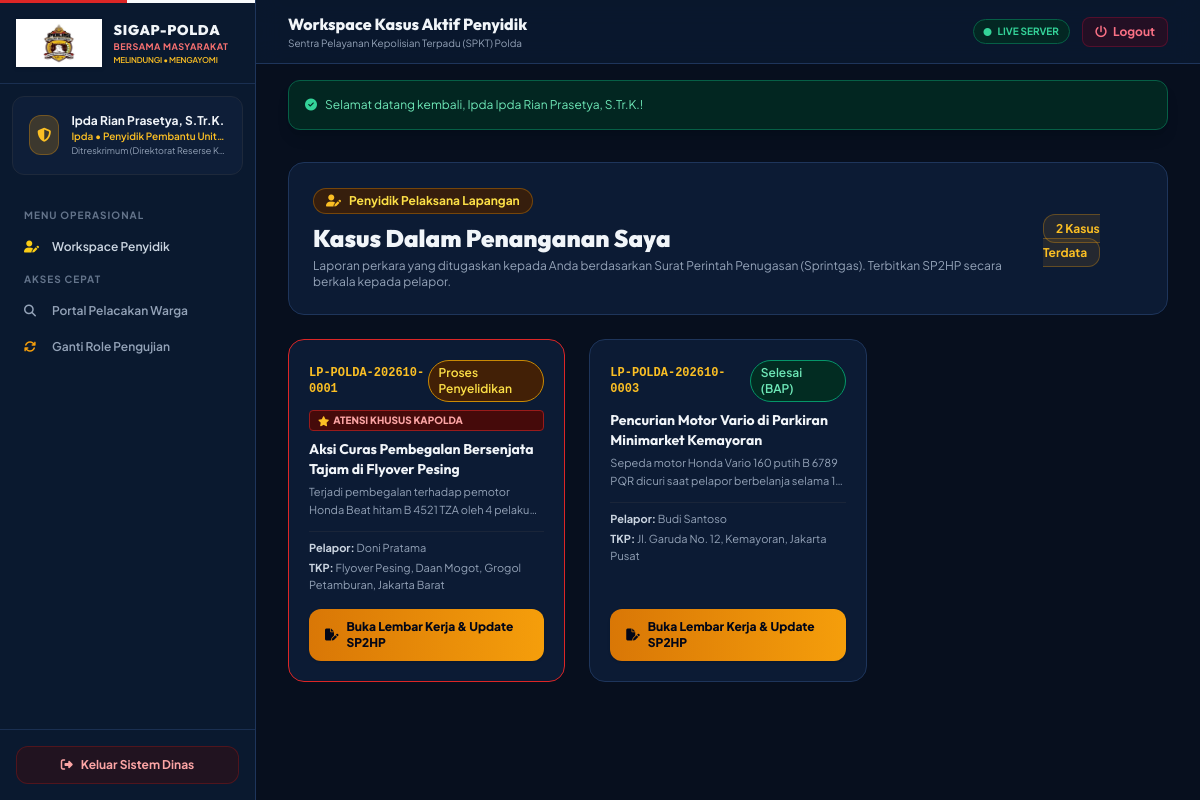
The page /public/investigator (signed in) on the database its author committed.
### tables this page shows
CREATE TABLE IF NOT EXISTS `users` (
    `id` INT AUTO_INCREMENT PRIMARY KEY,
    `nrp` VARCHAR(50) NULL UNIQUE COMMENT 'Nomor Registrasi Pokok Anggota Polri (kosong jika warga)',
    `nik` VARCHAR(16) NULL UNIQUE COMMENT 'NIK KTP Pelapor (kosong jika personil dinas)',
    `name` VARCHAR(150) NOT NULL,
    `email` VARCHAR(100) NULL,
    `phone` VARCHAR(25) NOT NULL,
    `password_hash` VARCHAR(255) NOT NULL,
    `role` ENUM(
        'ROLE_CITIZEN',
        'ROLE_SPKT_OPERATOR',
        'ROLE_CYBER_HUMAS',
        'ROLE_SATKER_HEAD',
        'ROLE_SATKER_ADMIN',
        'ROLE_INVESTIGATOR',
        'ROLE_INTERNAL_AFFAIRS',
        'ROLE_EXECUTIVE',
        'ROLE_SUPERADMIN'
    ) NOT NULL DEFAULT 'ROLE_CITIZEN',
    `satker_id` INT NULL,
    `rank` VARCHAR(50) NULL COMMENT 'Pangkat Personil: Bripka, Iptu, Kombes, Irjen, dll',
    `position` VARCHAR(100) NULL COMMENT 'Jabatan struktural',
    `avatar_url` VARCHAR(255) NULL,
    `is_active` TINYINT(1) NOT NULL DEFAULT 1,
    `created_at` TIMESTAMP DEFAULT CURRENT_TIMESTAMP,
    `updated_at` TIMESTAMP DEFAULT CURRENT_TIMESTAMP ON UPDATE CURRENT_TIMESTAMP,
    CONSTRAINT `fk_users_satker` FOREIGN KEY (`satker_id`) REFERENCES `satkers`(`id`) ON DELETE SET NULL,
    INDEX `idx_users_role` (`role`),
    INDEX `idx_users_nik` (`nik`),
    INDEX `idx_users_phone` (`phone`)
);

CREATE TABLE IF NOT EXISTS `satkers` (
    `id` INT AUTO_INCREMENT PRIMARY KEY,
    `parent_id` INT NULL,
    `type` ENUM('POLDA', 'DIREKTORAT', 'POLRES', 'POLSEK') NOT NULL DEFAULT 'POLRES',
    `code` VARCHAR(50) NOT NULL UNIQUE,
    `name` VARCHAR(150) NOT NULL,
    `address` TEXT NULL,
    `phone` VARCHAR(30) NULL,
    `latitude` DECIMAL(10, 8) NULL,
    `longitude` DECIMAL(11, 8) NULL,
    `created_at` TIMESTAMP DEFAULT CURRENT_TIMESTAMP,
    CONSTRAINT `fk_satkers_parent` FOREIGN KEY (`parent_id`) REFERENCES `satkers`(`id`) ON DELETE SET NULL
);

CREATE TABLE IF NOT EXISTS `reports` (
    `id` INT AUTO_INCREMENT PRIMARY KEY,
    `ticket_number` VARCHAR(50) NOT NULL UNIQUE COMMENT 'Format: LP-POLDA-YYYYMM-XXXX',
    `security_pin` VARCHAR(6) NOT NULL COMMENT 'PIN 6-digit untuk pelacakan tiket publik',
    `source_channel` ENUM(
        'WEB_PORTAL',
        'WHATSAPP_BOT',
        'TWITTER_X',
        'INSTAGRAM',
        'FACEBOOK',
        'TIKTOK',
        'CALL_CENTER_110'
    ) NOT NULL DEFAULT 'WEB_PORTAL',
    `social_feed_id` INT NULL,
    `social_post_url` VARCHAR(255) NULL,
    `reporter_id` INT NULL,
    `is_anonymous` TINYINT(1) NOT NULL DEFAULT 0 COMMENT '1: Rahasiakan identitas dari publik/terlapor',
    `reporter_name_raw` VARCHAR(150) NOT NULL,
    `reporter_nik_raw` VARCHAR(16) NULL,
    `reporter_phone` VARCHAR(25) NOT NULL,
    `category_id` INT NOT NULL,
    `title` VARCHAR(200) NOT NULL,
    `description` TEXT NOT NULL,
    `incident_date` DATE NOT NULL,
    `incident_time` TIME NULL,
    `incident_location` TEXT NOT NULL,
    `latitude` DECIMAL(10, 8) NULL,
    `longitude` DECIMAL(11, 8) NULL,
    `current_satker_id` INT NULL,
    `assigned_investigator_id` INT NULL,
    `status` ENUM(
        'DRAFT',
        'SUBMITTED',
        'VERIFIED_SPKT',
        'DISPATCHED',
        'ASSIGNED',
        'INVESTIGATING',
        'CLOSED',
        'REJECTED'
    ) NOT NULL DEFAULT 'SUBMITTED',
    `urgency_level` ENUM('NORMAL', 'HIGH', 'EMERGENCY') NOT NULL DEFAULT 'NORMAL',
    `is_kapolda_attention` TINYINT(1) NOT NULL DEFAULT 0,
    `kapolda_attention_at` DATETIME NULL,
    `rejection_reason` TEXT NULL,
    `sla_deadline` DATETIME NULL,
    `closed_at` DATETIME NULL,
    `created_at` TIMESTAMP DEFAULT CURRENT_TIMESTAMP,
    `updated_at` TIMESTAMP DEFAULT CURRENT_TIMESTAMP ON UPDATE CURRENT_TIMESTAMP,
    CONSTRAINT `fk_reports_reporter` FOREIGN KEY (`reporter_id`) REFERENCES `users`(`id`) ON DELETE SET NULL,
    CONSTRAINT `fk_reports_category` FOREIGN KEY (`category_id`) REFERENCES `report_categories`(`id`),
    CONSTRAINT `fk_reports_satker` FOREIGN KEY (`current_satker_id`) REFERENCES `satkers`(`id`) ON DELETE SET NULL,
    CONSTRAINT `fk_reports_investigator` FOREIGN KEY (`assigned_investigator_id`) REFERENCES `users`(`id`) ON DELETE SET NULL,
    CONSTRAINT `fk_reports_social` FOREIGN KEY (`social_feed_id`) REFERENCES `social_feeds`(`id`) ON DELETE SET NULL,
    INDEX `idx_reports_ticket` (`ticket_number`),
    INDEX `idx_reports_status` (`status`),
    INDEX `idx_reports_kapolda` (`is_kapolda_attention`),
    INDEX `idx_reports_created` (`created_at`)
);

### app/views/backoffice/investigator_list.php (the view, shortened to what the rows shown need)
<div class="space-y-6">
  <div class="flex flex-col sm:flex-row sm:items-center justify-between gap-4 polri-glass-card p-6 rounded-2xl border border-[#1E355B]">
    <div>
      <h2 class="text-xl sm:text-2xl font-black text-slate-100 font-heading">
        Kasus Dalam Penanganan Saya
      </h2>
    </div>
  </div>
  <div class="grid md:grid-cols-2 lg:grid-cols-3 gap-6">
    <?php if (empty($reports)): ?>
      <div class="col-span-full text-center py-12 polri-glass-card rounded-2xl text-slate-500 text-xs">
        <i class="fas fa-folder-open text-3xl mb-2 text-slate-600 block"></i>
        Saat ini tidak ada laporan perkara yang sedang Anda tangani.
      </div>
    <?php else: ?>
      <?php foreach ($reports as $r): ?>
        <div class="polri-glass-card rounded-2xl p-5 border <?= $r['is_kapolda_attention'] ? 'border-red-600 animate-kapolda-pulse' : 'border-[#1E355B]' ?> flex flex-col justify-between">
          <div>
            <div class="flex items-center justify-between mb-2">
              <span class="font-mono font-bold text-amber-400 text-xs"><?= htmlspecialchars($r['ticket_number']) ?></span>
              <?= \App\Config\Constants::getStatusBadge($r['status']) ?>
            </div>
            <?php if ($r['is_kapolda_attention']): ?>
              <div class="mb-2 px-2 py-0.5 rounded bg-red-950 text-red-300 border border-red-800 text-[10px] font-black flex items-center gap-1">
                <i class="fas fa-star text-amber-400"></i> ATENSI KHUSUS KAPOLDA
              </div>
            <?php endif; ?>
            <h3 class="text-sm font-bold text-slate-100 mb-1 line-clamp-2"><?= htmlspecialchars($r['title']) ?></h3>
            <p class="text-[11px] text-slate-400 line-clamp-2 mb-3 leading-relaxed"><?= htmlspecialchars($r['description']) ?></p>
            <div class="text-[11px] text-slate-400 space-y-1 border-t border-slate-800/80 pt-2 mb-4">
              <div><b class="text-slate-300">Pelapor:</b> <?= htmlspecialchars($r['is_anonymous'] ? 'Whistleblower (Disamarkan)' : $r['reporter_name_raw']) ?></div>
              <div><b class="text-slate-300">TKP:</b> <?= htmlspecialchars($r['incident_location']) ?></div>
            </div>
          </div>
          <div>
            <a href="<?= $baseUrl ?>/investigator/detail/<?= $r['id'] ?>"
               class="w-full py-2.5 px-4 bg-gradient-to-r from-amber-600 to-amber-500 hover:from-amber-500 hover:to-amber-400 text-slate-950 font-black rounded-xl text-xs transition-all shadow flex items-center justify-center gap-2">
              <i class="fas fa-file-pen"></i>
              <span>Buka Lembar Kerja & Update SP2HP</span>
            </a>
          </div>
        </div>
      <?php endforeach; ?>
    <?php endif; ?>
  </div>
</div>

### app/config/Constants.php (shortened to what the rows shown need)
<?php
class Constants
{
    public static function getStatusBadge(string $status): string
    {
        return match ($status) {
            self::STATUS_DRAFT => '<span class="px-2.5 py-1 text-xs font-semibold rounded-full bg-slate-800 text-slate-300 border border-slate-700">Draf</span>',
            self::STATUS_SUBMITTED => '<span class="px-2.5 py-1 text-xs font-semibold rounded-full bg-blue-950 text-blue-300 border border-blue-800 animate-pulse">Menunggu Verifikasi</span>',
            self::STATUS_VERIFIED_SPKT => '<span class="px-2.5 py-1 text-xs font-semibold rounded-full bg-indigo-950 text-indigo-300 border border-indigo-800">Terverifikasi SPKT</span>',
            self::STATUS_DISPATCHED => '<span class="px-2.5 py-1 text-xs font-semibold rounded-full bg-amber-950 text-amber-300 border border-amber-700">Didisposisikan</span>',
            self::STATUS_ASSIGNED => '<span class="px-2.5 py-1 text-xs font-semibold rounded-full bg-cyan-950 text-cyan-300 border border-cyan-700">Penunjukan Penyidik</span>',
            self::STATUS_INVESTIGATING => '<span class="px-2.5 py-1 text-xs font-semibold rounded-full bg-yellow-950 text-yellow-300 border border-yellow-600">Proses Penyelidikan</span>',
            self::STATUS_CLOSED => '<span class="px-2.5 py-1 text-xs font-semibold rounded-full bg-emerald-950 text-emerald-300 border border-emerald-600">Selesai (BAP)</span>',
            self::STATUS_REJECTED => '<span class="px-2.5 py-1 text-xs font-semibold rounded-full bg-rose-950 text-rose-300 border border-rose-800">Ditolak</span>',
            default => '<span class="px-2.5 py-1 text-xs font-semibold rounded-full bg-gray-800 text-gray-300">'.htmlspecialchars($status, ENT_QUOTES, 'UTF-8').'</span>'
        };
    }
}

### app/views/layouts/admin.php (shortened to what the rows shown need)
<!DOCTYPE html>
<html lang="id">
<head>
  <script src="https://cdn.tailwindcss.com"></script>
  <link rel="stylesheet" href="https://cdnjs.cloudflare.com/ajax/libs/font-awesome/6.5.1/css/all.min.css">
  <link rel="stylesheet" href="https://unpkg.com/leaflet@1.9.4/dist/leaflet.css" />
  <link rel="stylesheet" href="<?= $baseUrl ?>/assets/css/custom-polri.css">
</head>
<body class="bg-[#070F1E] text-slate-100 min-h-screen flex selection:bg-amber-500 selection:text-slate-950">
  <aside class="w-64 bg-[#0A192F] border-r border-[#1E355B] flex flex-col justify-between flex-shrink-0 min-h-screen sticky top-0 hidden md:flex">
    <div>
      <div class="p-4 mx-3 my-3 rounded-xl bg-[#0E1E38] border border-slate-800 flex items-center gap-3">
        <div class="overflow-hidden">
          <div class="text-xs font-bold text-slate-100 truncate"><?= htmlspecialchars($authUser['name'] ?? 'Personil') ?></div>
          <div class="text-[10px] text-amber-400 font-semibold truncate"><?= htmlspecialchars($authUser['rank'] ?? 'Polri') ?> • <?= htmlspecialchars($authUser['position'] ?? 'Staf') ?></div>
          <div class="text-[9px] text-slate-400 truncate"><?= htmlspecialchars($authUser['satker_name'] ?? 'Polda') ?></div>
        </div>
      </div>
    </div>
  </aside>
  <div class="flex-1 flex flex-col min-w-0">
    <header class="h-16 bg-[#0A192F]/90 border-b border-[#1E355B] px-4 sm:px-8 flex items-center justify-between sticky top-0 z-40 backdrop-blur-md">
      <div class="flex items-center gap-3">
        <div>
          <h1 class="text-sm sm:text-base font-extrabold text-slate-100 font-heading">
            <?= htmlspecialchars($pageTitle ?? 'Dashboard Operasional') ?>
          </h1>
        </div>
      </div>
    </header>
    <main class="flex-1 p-4 sm:p-8">
      <?= $content ?>
    </main>
  </div>
</body>
</html>

### rows shown on the page
users: name "Ipda Rian Prasetya, S.Tr.K.", rank "Ipda"
satkers: name "Ditreskrimum (Direktorat Reserse K…"
reports: ticket_number "LP-POLDA-202610-0001", status "Proses Penyelidikan", is_kapolda_attention 1 (drawn), title "Aksi Curas Pembegalan Bersenjata Tajam di Flyover Pesing", description "Terjadi pembegalan terhadap pemotor Honda Beat hitam B 4521 TZA oleh 4…", reporter_name_raw "Doni Pratama", incident_location "Flyover Pesing, Daan Mogot, Grogol Petamburan, Jakarta Barat"
reports: ticket_number "LP-POLDA-202610-0003", status "Selesai (BAP)", title "Pencurian Motor Vario di Parkiran Minimarket Kemayoran", description "Sepeda motor Honda Vario 160 putih B 6789 PQR dicuri saat pelapor berbelanja selama…", reporter_name_raw "Budi Santoso", incident_location "Jl. Garuda No. 12, Kemayoran, Jakarta Pusat"

### other values the page prints
$authUser['position'] "Penyidik Pembantu Unit…"
$pageTitle "Workspace Kasus Aktif Penyidik"
count($reports) "2"
